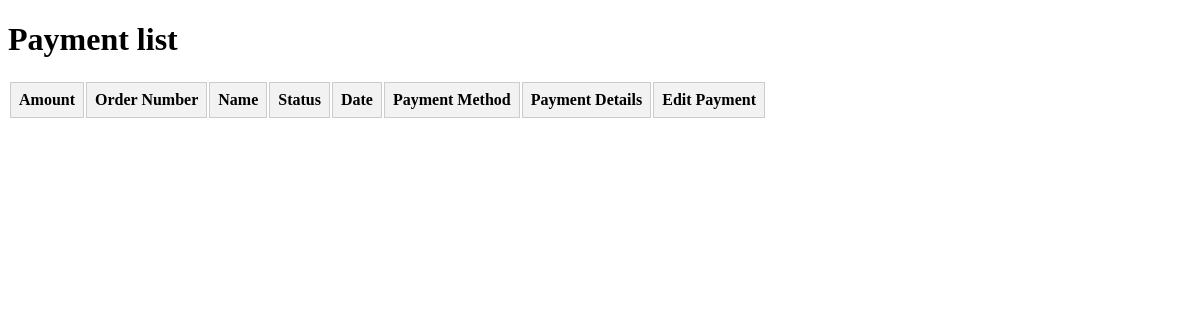
Before: /Payments/Payments/list with the older database file.
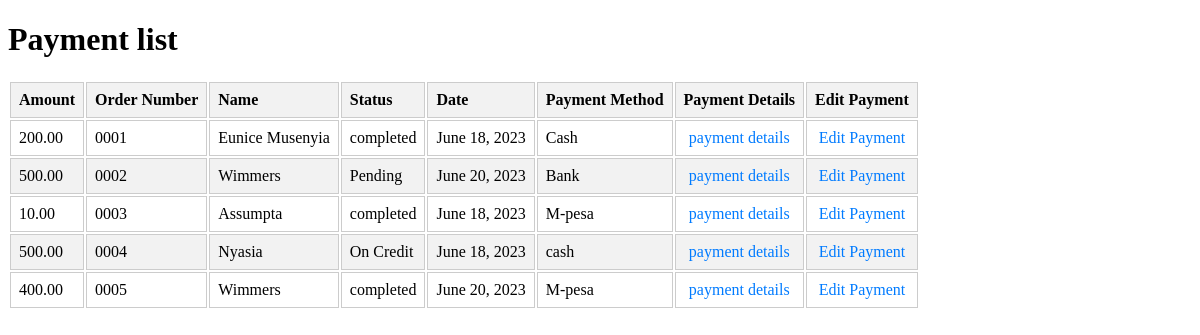
After: the same page with the newer database file.
### Payments/models.py (models this page shows, shortened)
class Payment(models.Model):
    amount = models.DecimalField(max_digits=6, decimal_places=2)
    order_number = models.CharField(max_length=32)
    name = models.CharField(max_length=32)
    status = models.CharField(max_length=32)
    date = models.DateField()
    payment_method = models.CharField(max_length=32)
    date_created = models.DateTimeField(auto_now_add=True)
    date_updated = models.DateTimeField(auto_now=True)

### Payments/views.py (the view)
# urls.py: path("Payments/list", payments_list, name="payments_list_view"),
def payments_list(request):
    payments = Payment.objects.all()
    return render (request, "payment/payments_list.html", {"payments": payments})

### templates/payment/payments_list.html (shortened to what this page needs)
<!DOCTYPE html>
<html lang="en">
<head>
    {% load static %}
    <link rel="stylesheet" href="{% static 'Inventory/product_list.css' %}">
</head>
<body>
    <table>
        <h1>Payment list</h1>
        <thead>
            <tr>
                <th>Amount</th>
                <th>Order Number</th>
                <th>Name</th>
                <th>Status</th>
                <th>Date</th>
                <th>Payment Method</th>
                <th>Payment Details</th>
                <th>Edit Payment</th>
            </tr>
        </thead>
        <tbody>
            {% for payment in payments %}
            <tr>
                <td>{{ payment.amount }}</td>
                <td>{{ payment.order_number }}</td>
                <td>{{ payment.name}}</td>
                <td>{{ payment.status}}</td>
                <td>{{ payment.date}}</td>
                <td>{{ payment.payment_method}}</td>
                <td> <a href="{% url 'payment_detail_view' id=payment.id %}">payment details</a> </td>
                <td><a href="{% url 'payment_edit_view' id=payment.id %}">Edit Payment</a> </td>
            </tr>
            {% endfor %}
        </tbody>
    </table>
</body>
</html>

Changed rows visible on the page:
added Payment: amount "200.00", order_number "0001", name "Eunice Musenyia", status "completed", date "June 18, 2023", payment_method "Cash"
added Payment: amount "500.00", order_number "0002", name "Wimmers", status "Pending", date "June 20, 2023", payment_method "Bank"
added Payment: amount "10.00", order_number "0003", name "Assumpta", status "completed", date "June 18, 2023", payment_method "M-pesa"
added Payment: amount "500.00", order_number "0004", name "Nyasia", status "On Credit", date "June 18, 2023", payment_method "cash"
added Payment: amount "400.00", order_number "0005", name "Wimmers", status "completed", date "June 20, 2023", payment_method "M-pesa"
